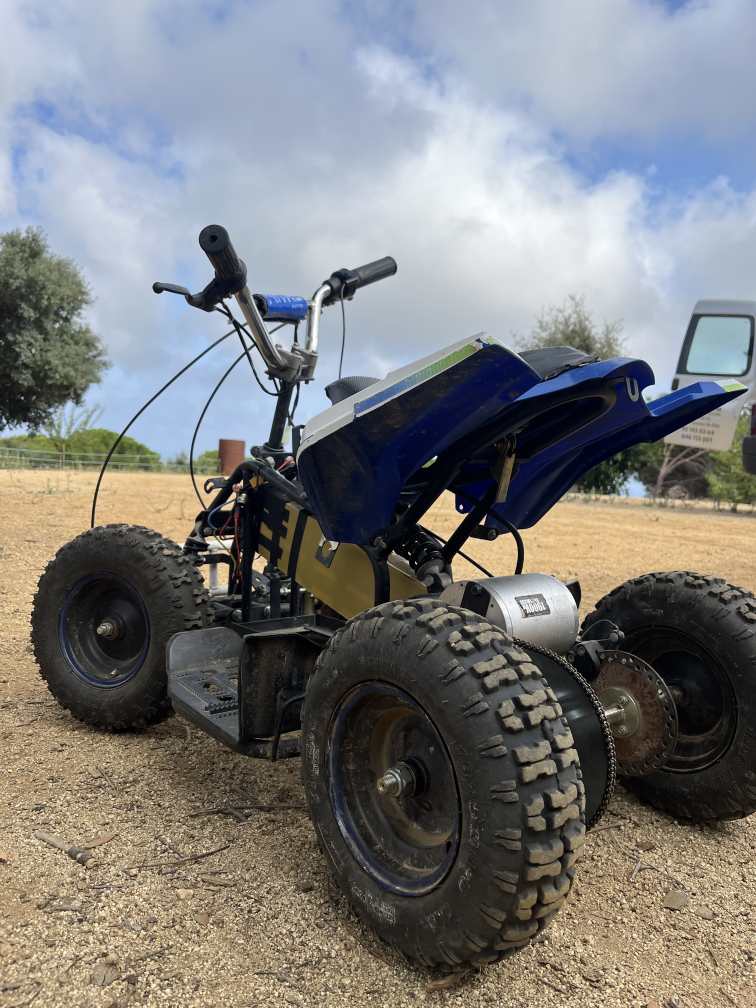
#> input picture 09_reviews/assets/photos/IMG_7301.jpg, 3024 x 4032 px, found by its file name (shown at 1/4 size)
$ python make_cover.py
#> lines starting #> are read from the running program, lines starting #| are printed output that depends on the picture
"""Cover image for the README and GitHub's social preview: real photo, architecture, real signals.

Usage, from PROJECT_ePWT/:  .venv/Scripts/python.exe docs/make_cover.py
Needs the raw data in 06_data/*/raw/, which stays out of Git: it runs on the author's machine.
"""
import sys
from pathlib import Path
import numpy as np
import matplotlib
matplotlib.use("Agg")
import matplotlib.pyplot as plt
from matplotlib.patches import FancyBboxPatch, FancyArrowPatch, Rectangle
from PIL import Image, ImageOps, ImageEnhance

ROOT = Path(__file__).resolve().parents[1]
OUT = str(ROOT / "docs" / "cover.png")
sys.path.insert(0, str(ROOT / "04_model/scripts"))
import can_log_decode as cld

BG, PANEL, LINE = "#0d1117", "#161b22", "#30363d"
INK, DIM, FAINT = "#e6edf3", "#9aa4ae", "#6e7681"
ORANGE, BLUE, GREEN, RED = "#f0883e", "#58a6ff", "#3fb950", "#ff7b72"
W, H = 1280, 640

fig = plt.figure(figsize=(W / 100, H / 100), dpi=100, facecolor=BG)


def fx(px):  # pixels -> figure fraction
    return px / W


def fy(py):  # pixels from top -> figure fraction
    return 1 - py / H


# ---------- photo, left ----------
PW = 470
im = ImageOps.exif_transpose(Image.open(ROOT / "01_plan/presentations/assets/photos/IMG_7301.jpg"))
#> im is the input picture: PIL image 3024x4032 RGB; mean R, G, B 124.9, 125.2, 125.2
iw, ih = im.size                      # 3024 x 4032
#> iw = 3024; ih = 4032
cw = iw
#> cw = 3024
ch = int(cw * H / PW)                 # keep the panel aspect
#> ch = 4117
top = int(ih * 0.10)
#> top = 403
im = im.crop((0, top, cw, min(ih, top + ch))).resize((PW, H), Image.LANCZOS)
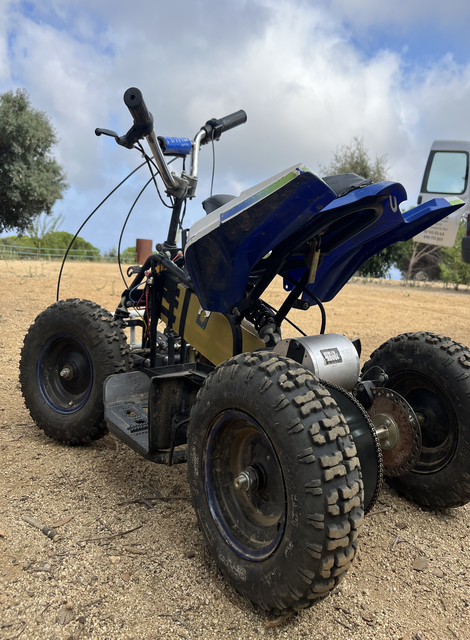
#> im: PIL image 470x640 RGB; mean R, G, B 120, 118.8, 116.1
im = ImageEnhance.Brightness(im).enhance(0.88)
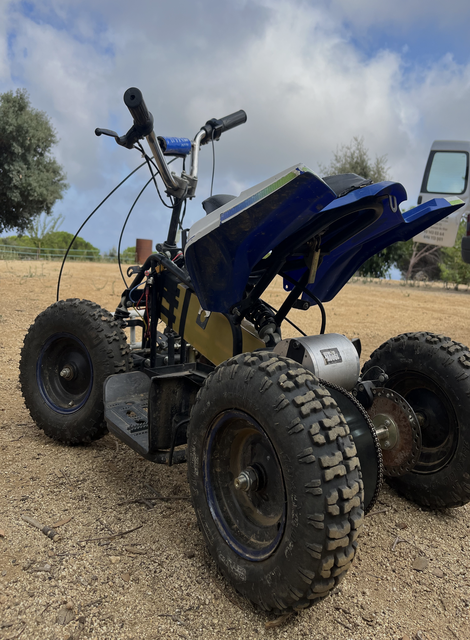
#> im: PIL image 470x640 RGB; mean R, G, B 105.1, 104, 101.7
arr = np.asarray(im).astype(float) / 255
# fade the right edge into the background
fade = np.clip((np.arange(PW) - (PW - 120)) / 120, 0, 1)[None, :, None]
bg_rgb = np.array([0x0d, 0x11, 0x17]) / 255
arr = arr * (1 - fade) + bg_rgb * fade
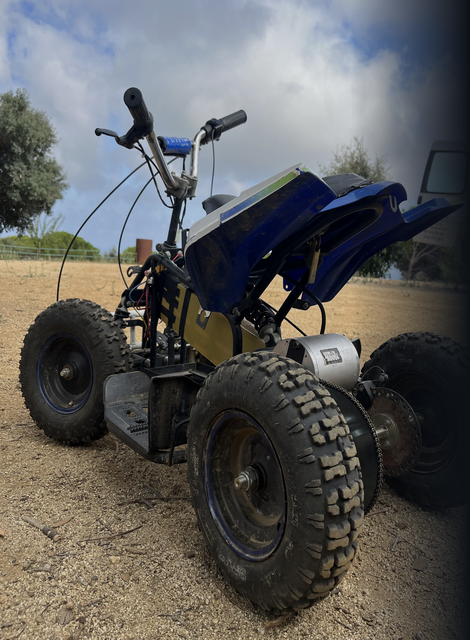
#> arr: shape (640, 470, 3) float64; mean R, G, B 0.366, 0.364, 0.359
axp = fig.add_axes([0, 0, fx(PW), 1])
axp.imshow(arr, extent=(0, PW, H, 0))
axp.set_xlim(0, PW); axp.set_ylim(H, 0); axp.axis("off")

# callouts in photo pixels (crop starts 10 % down the original frame)
sx = PW / cw
#> sx = 0.155
def px(x_frac, y_frac):  # position in the original photo (fractions) -> panel pixels
    return x_frac * iw * sx, (y_frac * ih - top) * sx


def callout(pt, label, sub, tx, ty, color):
#> called with pt = (0.7, 0.662), label = 'PMSM MOTOR', sub = '1.9 kW · 3 pole pairs · λm 16.86 mWb', tx = 205, ty = 560, color = '#f0883e'
    x, y = px(*pt)
#> x = 329; y = 352.2
    axp.plot([x, tx], [y, ty], color=color, lw=1.2)
    axp.add_patch(plt.Circle((x, y), 5, color=color))
    axp.text(tx, ty - 4, label, color=INK, fontsize=10.5, fontweight="bold", ha="left", va="bottom",
             bbox=dict(boxstyle="round,pad=0.25", fc="#0d1117cc", ec="none"))
    axp.text(tx, ty + 3, sub, color=color, fontsize=9, ha="left", va="top",
             bbox=dict(boxstyle="round,pad=0.2", fc="#0d1117cc", ec="none"))


callout((0.70, 0.662), "PMSM MOTOR", "1.9 kW · 3 pole pairs · λm 16.86 mWb", 205, 560, ORANGE)
callout((0.84, 0.73), "FINAL DRIVE", "chain 11T / 92T = 8.36 : 1", 250, 455, ORANGE)
callout((0.14, 0.64), "FRONT WHEEL", "Hall + magnets → speed reference", 24, 395, BLUE)

# ---------- title ----------
X0 = 500
fig.text(fx(X0), fy(52), "ePWT", color=INK, fontsize=40, fontweight="bold", va="center")
fig.text(fx(X0 + 195), fy(47), "ELECTRIC POWERTRAIN LEARNING BENCH", color=ORANGE, fontsize=15,
         fontweight="bold", va="center")
fig.text(fx(X0 + 195), fy(70), "A real electric quad, modelled and instrumented from first principles",
         color=DIM, fontsize=11, va="center")

# ---------- architecture ----------
axa = fig.add_axes([fx(X0), fy(330), fx(W - X0 - 30), fy(105) - fy(330)])
axa.set_xlim(0, 750); axa.set_ylim(225, 0); axa.axis("off")
axa.text(0, 8, "ARCHITECTURE", color=FAINT, fontsize=9, fontweight="bold", va="top")


def block(x, y, w, h, title, sub, ec, fc=PANEL, dashed=False):
    axa.add_patch(FancyBboxPatch((x, y), w, h, boxstyle="round,pad=0,rounding_size=6",
                                 fc=fc, ec=ec, lw=1.4, ls="--" if dashed else "-"))
    axa.text(x + w / 2, y + h * 0.38, title, color=INK, fontsize=9.5, fontweight="bold", ha="center", va="center")
    axa.text(x + w / 2, y + h * 0.72, sub, color=DIM, fontsize=8, ha="center", va="center")


def arrow(x1, y1, x2, y2, color, ls="-"):
    axa.add_patch(FancyArrowPatch((x1, y1), (x2, y2), arrowstyle="-|>", mutation_scale=11,
                                  color=color, lw=1.6, ls=ls, shrinkA=0, shrinkB=0))


names = [("BATTERY", "13S5P · 48 V"), ("BMS", "40 A limit"), ("INVERTER", "VESC · FOC"),
         ("MOTOR", "PMSM · p = 3"), ("CHAIN", "8.36 : 1"), ("REAR AXLE", "13×5.00-6")]
bw, gap, y = 106, 22, 28
for i, (t, s) in enumerate(names):
    x = i * (bw + gap)
    block(x, y, bw, 52, t, s, ORANGE)
    if i:
        arrow(x - gap, y + 26, x, y + 26, ORANGE)
axa.text(750, 8, "power path →", color=ORANGE, fontsize=8.5, ha="right", va="top")

# ESP32 logger / VCU
ex, ey, ew, eh = 128, 140, 360, 58
block(ex, ey, ew, eh, "ESP32 · CAN LOGGER → VEHICLE CONTROL UNIT", "MCP2515 + microSD · own FreeRTOS task", BLUE, fc="#0f2136")
inv_x = 2 * (bw + gap) + bw / 2
arrow(inv_x, y + 52, inv_x, ey, BLUE)
axa.text(inv_x + 6, (y + 52 + ey) / 2, "CAN 500 kbit/s · 290 frames/s", color=BLUE, fontsize=8, va="center")
arrow(620, ey + eh / 2, ex + ew, ey + eh / 2, BLUE)
axa.text(626, ey + eh / 2, "wheel Hall", color=BLUE, fontsize=8, va="center")
axa.text(0, ey + eh / 2, "throttle,\nbrakes, IMU\n(next)", color=FAINT, fontsize=7.5, va="center", linespacing=1.1)
arrow(70, ey + eh / 2, ex, ey + eh / 2, FAINT, ls="--")

# ---------- signals ----------
def style(ax, title):
    ax.set_facecolor(PANEL)
    for s in ax.spines.values():
        s.set_color(LINE)
    ax.tick_params(colors=FAINT, labelsize=7.5, length=2)
    ax.grid(color=LINE, lw=0.6)
    ax.set_title(title, color=INK, fontsize=9.5, fontweight="bold", loc="left", pad=6)


# back-EMF, oscilloscope
#> (the run stopped early here; a loop or call above may not have finished)
